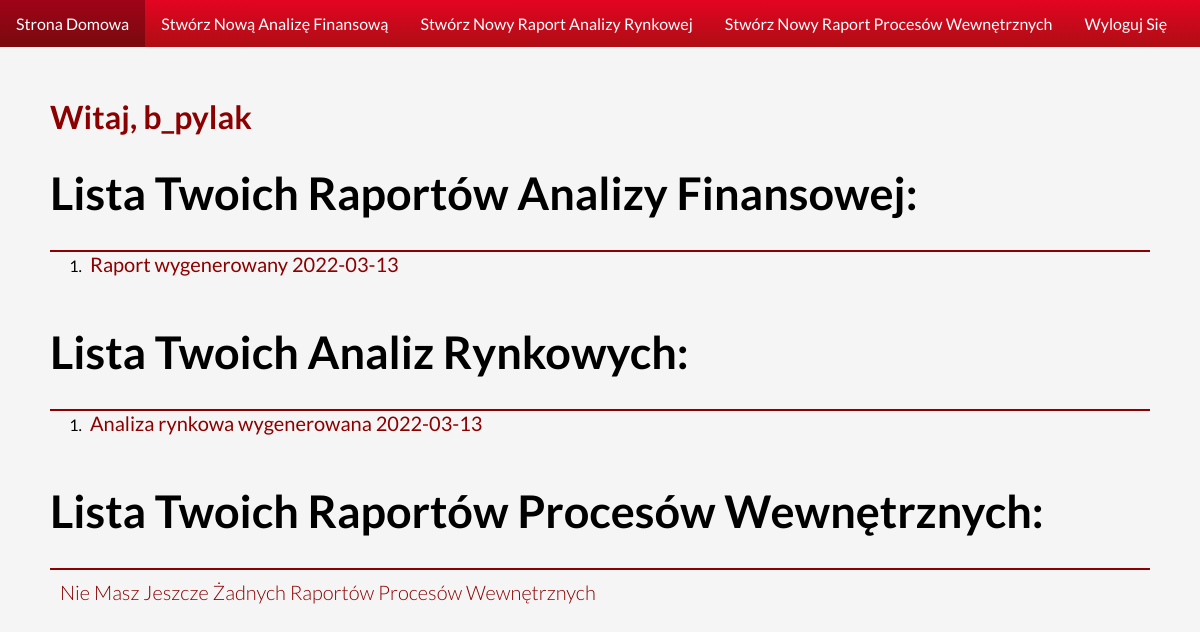
/home (signed in), run on the app's committed database.
### economic_indicators_site/models.py (models this page shows, shortened)
class FinalRaport(models.Model):
    created_by = models.ForeignKey(CompanySystemUser, on_delete=models.CASCADE)
    created_at = models.DateField(auto_now_add=True)
    identifier = models.CharField(max_length=10, unique=True)
    class Meta:
        ordering = ['-created_at']
    def __str__(self):
        return f'Raport wygenerowany {self.created_at}'

class FullMarketAnalysisModel(models.Model):
    created_by = models.ForeignKey(CompanySystemUser, on_delete=models.CASCADE)
    created_at = models.DateField(auto_now_add=True)
    identifier = models.CharField(max_length=10, db_index=True)
    characteristic_module = models.ForeignKey(BusinessCharacteristicModel, on_delete=models.CASCADE)
    operation_type_module = models.ForeignKey(TypeOfEconomicActivityModel, on_delete=models.CASCADE)
    applicant_offer_module = models.ForeignKey(ApplicantOfferOperationIncomeModel, on_delete=models.CASCADE)
    place_on_market_module = models.ForeignKey(CurrentPlaceOnTheMarketModel, on_delete=models.CASCADE)
    file_path = models.FilePathField(null=True)
    def __str__(self):
        return f'Analiza rynkowa wygenerowana {self.created_at}'
    class Meta:
        ordering = ['-created_at']

### economic_indicators_site/views.py (the view, shortened to what this page needs)
# urls.py: path('home', views.HomePageView.as_view()),
class HomePageView(LoginRequiredMixin, TemplateView):
    template_name = 'economic_indicators_site/homePage.html'
    login_url = '/login'
    def get_context_data(self, **kwargs):
        context = super().get_context_data(**kwargs)
        current_system_user = models.CompanySystemUser.objects.get(user__username=self.request.user.username)
        if self.request.user.is_staff:
            context['is_admin'] = True
            self.__prepare_staff_context(context)
        else:
            context['is_admin'] = False
            raports = models.FullRaportBlock.objects.filter(created_by=current_system_user)
            context['raports'] = models.FinalRaport.objects.filter(
                identifier__startswith=str(current_system_user.user.id))
            context['market_analysis'] = models.FullMarketAnalysisModel.objects.filter(
                identifier__startswith=str(current_system_user.user_id))
            context['internal_proceses'] = models.ThirdModuleRaport.objects.filter(
                identifier__startswith=str(current_system_user.user_id))
        context['username'] = self.request.user.username
        context['user_id'] = int(current_system_user.user.id)
        context['time_periods'] = TIME_PERIODS
        return context
    def get(self, request, *args, **kwargs):
        if request.user.is_staff:
            self.template_name = 'economic_indicators_site/adminHomePage.html'
        return super().get(request)

### economic_indicators_site/templates/economic_indicators_site/homePage.html (shortened to what this page needs)
{% extends "economic_indicators_site/components/navigationBar.html" %}
    {% block content %}
        <h1>Witaj, {{ username }}</h1>
        <h3 class="raportHeader">Lista Twoich Raportów Analizy Finansowej: </h3>
        {% if raports|length == 0 %}
        <h2 class="raportHeaderInfo">Nie masz jeszcze żadnych raportów analizy finansowej</h2>
        {% else %}
            <ul class="raportList">
                {% for raport in raports %}
                    <li class="raportList__text">
                        <a href="/full_raport_view/?identifier={{ raport.identifier }}">
                            {{ raport }}
                        </a>
                    </li>
                {% endfor %}
            </ul>
        {% endif %}
        <br/>
        <h3 class="raportHeader">Lista Twoich Analiz Rynkowych:</h3>
        {% if market_analysis|length == 0 %}
            <h2 class="raportHeaderInfo">Nie masz jeszcze żadnych analiz rynkowych</h2>
            {% else %}
                <ul class="raportList">
                    {% for item in market_analysis %}
                        <li class="raportList__text">
                            <a href="/raport_analysis/{{ item.id }}">
                                {{ item }}
                            </a>
                        </li>
                    {% endfor %}
                </ul>
        {% endif %}
        <br/>
        <h3 class="raportHeader">Lista Twoich Raportów Procesów Wewnętrznych:</h3>
        {% if internal_proceses|length == 0 %}
            <h2 class="raportHeaderInfo">Nie Masz Jeszcze Żadnych Raportów Procesów Wewnętrznych</h2>
        {% endif %}
    {% endblock %}

### economic_indicators_site/static/economic_indicators_site/main_styling.css (style rules this page uses)
* { box-sizing: border-box; margin: 0; padding: 0; font-family: "Lato", sans-serif; }
body.main-body { background-color: whitesmoke; }
h1 { color: darkred; }
.raportHeader { padding: 30px 0; font-size: 45px; font-weight: 700; width: 100%; border-bottom: 2px solid darkred; }
.raportHeaderInfo { font-size: 20px; font-weight: 300; color: darkred; padding: 10px 10px; }
.raportList { list-style: decimal; padding-left: 35px; }
.raportList__text > a { text-decoration: none; color: darkred; font-size: 20px; transition: 0.3s; padding: 5px; }

### data on the page
FinalRaport: created_at "Raport wygenerowany 2022-03-13"
FullMarketAnalysisModel: created_at "Analiza rynkowa wygenerowana 2022-03-13"

### other printed values
{{ username }} "b_pylak"
